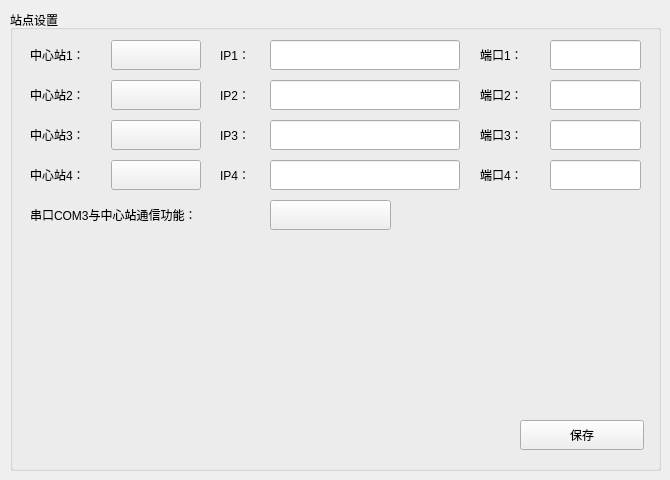
    <widget class="QWidget" name="page_4">
     <widget class="QGroupBox" name="gbox_site">
      <property name="geometry">
       <rect>
        <x>10</x>
        <y>10</y>
        <width>651</width>
        <height>461</height>
       </rect>
      </property>
      <property name="styleSheet">
       <string notr="true"/>
      </property>
      <property name="title">
       <string>站点设置</string>
      </property>
      <widget class="QLabel" name="label_47">
       <property name="geometry">
        <rect>
         <x>20</x>
         <y>30</y>
         <width>90</width>
         <height>30</height>
        </rect>
       </property>
       <property name="text">
        <string>中心站1：</string>
       </property>
       <property name="buddy">
        <cstring>btn_server1Open</cstring>
       </property>
      </widget>
      <widget class="QLabel" name="label_53">
       <property name="geometry">
        <rect>
         <x>20</x>
         <y>70</y>
         <width>90</width>
         <height>30</height>
        </rect>
       </property>
       <property name="text">
        <string>中心站2：</string>
       </property>
       <property name="buddy">
        <cstring>btn_server2Open</cstring>
       </property>
      </widget>
      <widget class="QLabel" name="label_54">
       <property name="geometry">
        <rect>
         <x>20</x>
         <y>110</y>
         <width>90</width>
         <height>30</height>
        </rect>
       </property>
       <property name="text">
        <string>中心站3：</string>
       </property>
       <property name="buddy">
        <cstring>btn_server3Open</cstring>
       </property>
      </widget>
      <widget class="QLabel" name="label_55">
       <property name="geometry">
        <rect>
         <x>20</x>
         <y>150</y>
         <width>90</width>
         <height>30</height>
        </rect>
       </property>
       <property name="text">
        <string>中心站4：</string>
       </property>
       <property name="buddy">
        <cstring>btn_server4Open</cstring>
       </property>
      </widget>
      <widget class="mySwitchButton" name="btn_server1Open">
       <property name="geometry">
        <rect>
         <x>101</x>
         <y>30</y>
         <width>90</width>
         <height>30</height>
        </rect>
       </property>
       <property name="text">
        <string/>
       </property>
       <property name="autoDefault">
        <bool>true</bool>
       </property>
      </widget>
      <widget class="mySwitchButton" name="btn_server2Open">
       <property name="geometry">
        <rect>
         <x>101</x>
         <y>70</y>
         <width>90</width>
         <height>30</height>
        </rect>
       </property>
       <property name="text">
        <string/>
       </property>
       <property name="autoDefault">
        <bool>true</bool>
       </property>
      </widget>
      <widget class="mySwitchButton" name="btn_server3Open">
       <property name="geometry">
        <rect>
         <x>101</x>
         <y>110</y>
         <width>90</width>
         <height>30</height>
        </rect>
       </property>
       <property name="text">
        <string/>
       </property>
       <property name="autoDefault">
        <bool>true</bool>
       </property>
      </widget>
      <widget class="mySwitchButton" name="btn_server4Open">
       <property name="geometry">
        <rect>
         <x>101</x>
         <y>150</y>
         <width>90</width>
         <height>30</height>
        </rect>
       </property>
       <property name="text">
        <string/>
       </property>
       <property name="autoDefault">
        <bool>true</bool>
       </property>
      </widget>
      <widget class="QLabel" name="label_56">
       <property name="geometry">
        <rect>
         <x>210</x>
         <y>30</y>
         <width>50</width>
         <height>30</height>
        </rect>
       </property>
       <property name="text">
        <string>IP1：</string>
       </property>
       <property name="buddy">
        <cstring>txtIP1</cstring>
       </property>
      </widget>
      <widget class="QLabel" name="label_57">
       <property name="geometry">
        <rect>
         <x>210</x>
         <y>70</y>
         <width>50</width>
         <height>30</height>
        </rect>
       </property>
       <property name="text">
        <string>IP2：</string>
       </property>
       <property name="buddy">
        <cstring>txtIP2</cstring>
       </property>
      </widget>
      <widget class="QLabel" name="label_58">
       <property name="geometry">
        <rect>
         <x>210</x>
         <y>110</y>
         <width>50</width>
         <height>30</height>
        </rect>
       </property>
       <property name="text">
        <string>IP3：</string>
       </property>
       <property name="buddy">
        <cstring>txtIP3</cstring>
       </property>
      </widget>
      <widget class="QLabel" name="label_59">
       <property name="geometry">
        <rect>
         <x>210</x>
         <y>150</y>
         <width>50</width>
         <height>30</height>
        </rect>
       </property>
       <property name="text">
        <string>IP4：</string>
       </property>
       <property name="buddy">
        <cstring>txtIP4</cstring>
       </property>
      </widget>
      <widget class="QLabel" name="label_60">
       <property name="geometry">
        <rect>
         <x>470</x>
         <y>30</y>
         <width>60</width>
         <height>30</height>
        </rect>
       </property>
       <property name="text">
        <string>端口1：</string>
       </property>
       <property name="buddy">
        <cstring>txtPort1</cstring>
       </property>
      </widget>
      <widget class="QLabel" name="label_61">
       <property name="geometry">
        <rect>
         <x>470</x>
         <y>70</y>
         <width>60</width>
         <height>30</height>
        </rect>
       </property>
       <property name="text">
        <string>端口2：</string>
       </property>
       <property name="buddy">
        <cstring>txtPort2</cstring>
       </property>
      </widget>
      <widget class="QLabel" name="label_62">
       <property name="geometry">
        <rect>
         <x>470</x>
         <y>110</y>
         <width>60</width>
         <height>30</height>
        </rect>
       </property>
       <property name="text">
        <string>端口3：</string>
       </property>
       <property name="buddy">
        <cstring>txtPort3</cstring>
       </property>
      </widget>
      <widget class="QLabel" name="label_63">
       <property name="geometry">
        <rect>
         <x>470</x>
         <y>150</y>
         <width>60</width>
         <height>30</height>
        </rect>
       </property>
       <property name="text">
        <string>端口4：</string>
       </property>
       <property name="buddy">
        <cstring>txtPort4</cstring>
       </property>
      </widget>
      <widget class="QLineEdit" name="txtIP1">
       <property name="geometry">
        <rect>
         <x>260</x>
         <y>30</y>
         <width>190</width>
         <height>30</height>
        </rect>
       </property>
      </widget>
      <widget class="QLineEdit" name="txtIP2">
       <property name="geometry">
        <rect>
         <x>260</x>
         <y>70</y>
         <width>190</width>
         <height>30</height>
        </rect>
       </property>
      </widget>
      <widget class="QLineEdit" name="txtIP3">
       <property name="geometry">
        <rect>
         <x>260</x>
         <y>110</y>
         <width>190</width>
         <height>30</height>
        </rect>
       </property>
      </widget>
      <widget class="QLineEdit" name="txtIP4">
       <property name="geometry">
        <rect>
         <x>260</x>
         <y>150</y>
         <width>190</width>
         <height>30</height>
        </rect>
       </property>
      </widget>
      <widget class="QLineEdit" name="txtPort1">
       <property name="geometry">
        <rect>
         <x>540</x>
         <y>30</y>
         <width>91</width>
         <height>30</height>
        </rect>
       </property>
      </widget>
      <widget class="QLineEdit" name="txtPort2">
       <property name="geometry">
        <rect>
         <x>540</x>
         <y>70</y>
         <width>91</width>
         <height>30</height>
        </rect>
       </property>
      </widget>
      <widget class="QLineEdit" name="txtPort3">
       <property name="geometry">
        <rect>
         <x>540</x>
         <y>110</y>
         <width>91</width>
         <height>30</height>
        </rect>
       </property>
      </widget>
      <widget class="QLineEdit" name="txtPort4">
       <property name="geometry">
        <rect>
         <x>540</x>
         <y>150</y>
         <width>91</width>
         <height>30</height>
        </rect>
       </property>
      </widget>
      <widget class="QLabel" name="label_43">
       <property name="geometry">
        <rect>
         <x>20</x>
         <y>190</y>
         <width>251</width>
         <height>30</height>
        </rect>
       </property>
       <property name="text">
        <string>串口COM3与中心站通信功能：</string>
       </property>
       <property name="buddy">
        <cstring>btn_com3ToServerOpen</cstring>
       </property>
      </widget>
      <widget class="mySwitchButton" name="btn_com3ToServerOpen">
       <property name="geometry">
        <rect>
         <x>260</x>
         <y>190</y>
         <width>121</width>
         <height>30</height>
        </rect>
       </property>
       <property name="text">
        <string/>
       </property>
      </widget>
      <widget class="QPushButton" name="btn_SaveSite">
       <property name="geometry">
        <rect>
         <x>510</x>
         <y>410</y>
         <width>124</width>
         <height>30</height>
        </rect>
       </property>
       <property name="text">
        <string>保存</string>
       </property>
       <property name="iconSize">
        <size>
         <width>120</width>
         <height>40</height>
        </size>
       </property>
      </widget>
     </widget>
    </widget>
